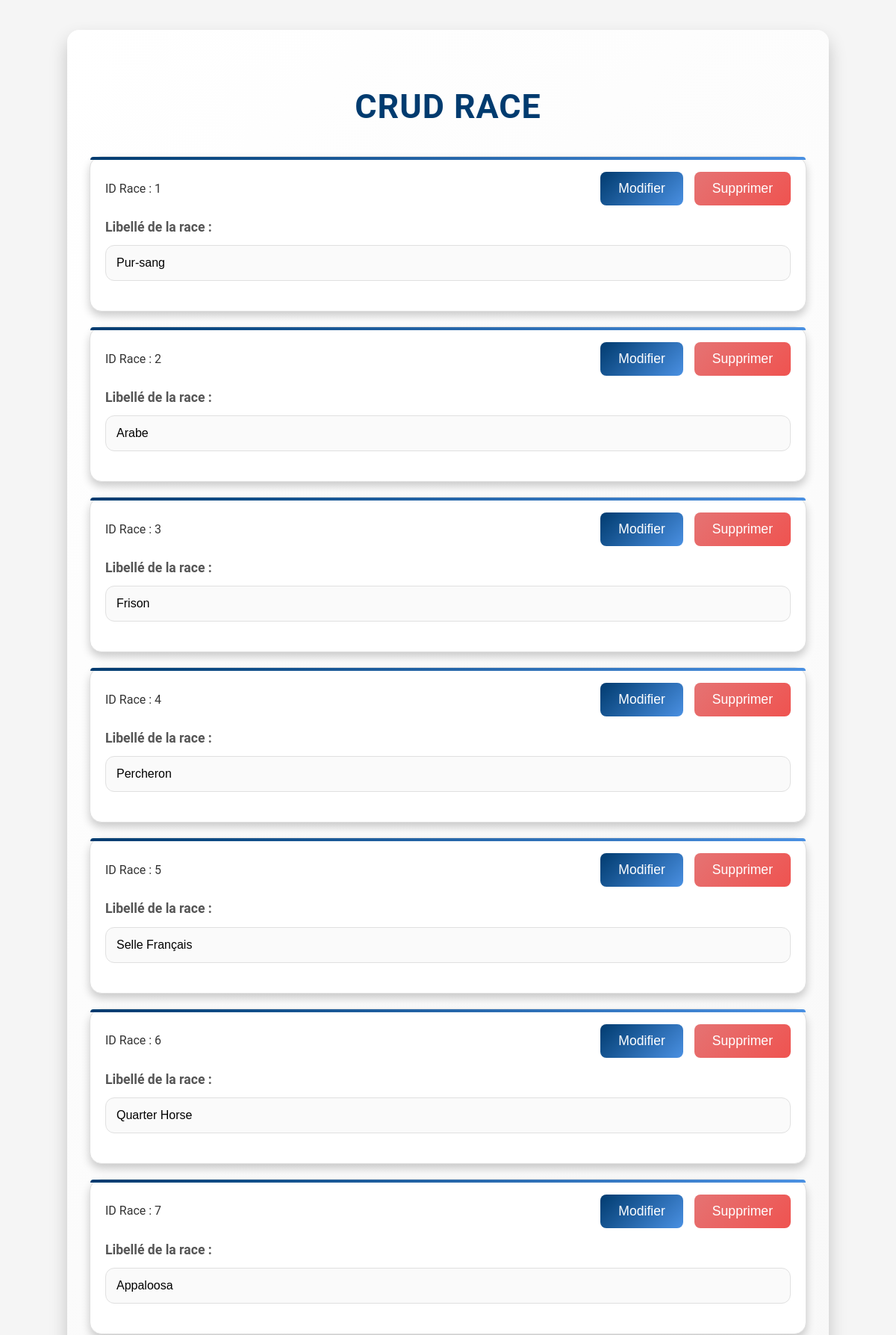
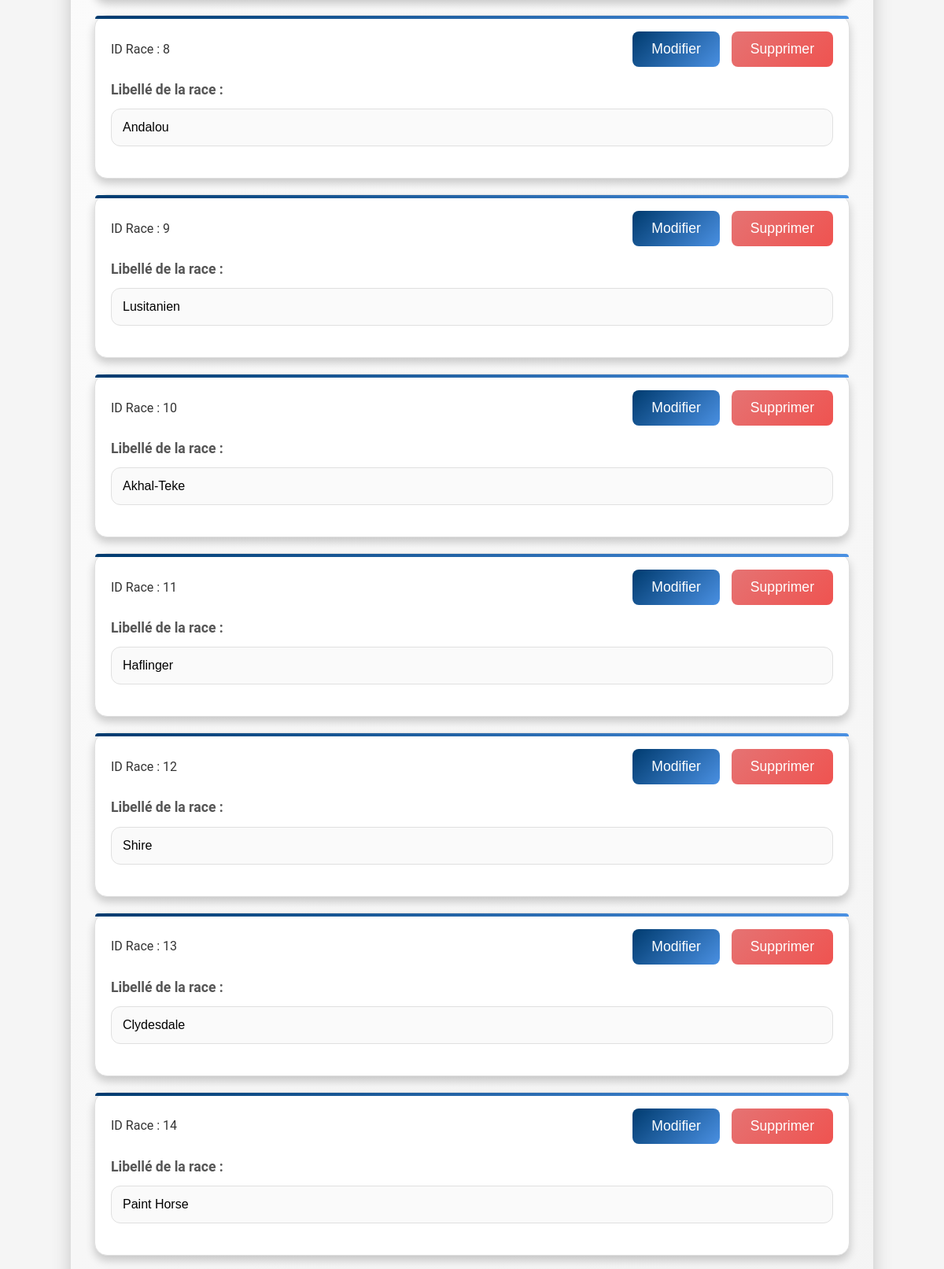
Screenshot of /vue/vue.race.php (upper part) with the database file from the repository (2 pictures, top to bottom).
### tables this page shows
CREATE TABLE `race` (
  `idrace` int(11) NOT NULL,
  `librace` varchar(50) NOT NULL,
  `supprime` tinyint(1) DEFAULT 0
);

### class/class.race.php (called while the page is built, shortened)
<?php
class Race {
    private $idrace;
    private $librace;
    public function __construct($idra = null, $libra = null) {
        $this->idrace = $idra;
        $this->librace = $libra;
    }
    public function getidrace() {
        return $this->idrace;
    }
    public function getlibrace() {
        return $this->librace;
    }
    public function RaceALL(){
        $con = connexionPDO();
        $sql = "SELECT * FROM race;";
        $executesql = $con->prepare($sql);
        $executesql->execute();
        $resultat = $executesql->fetchAll();
        return $resultat;
    }
}
?>

### vue/vue.race.php (the view, shortened to what this page needs)
<?php
include '../class/class.race.php';
$orace = new Race("", "");
$reqrace = $orace->RaceALL();
?>
<!DOCTYPE html>
<html lang="fr">
<head>
    <link rel="stylesheet" href="../css/style.css">
</head>
<body>
<div class="container">
    <h2>CRUD Race</h2>
    <?php
    $i = 0;
    foreach($reqrace as $unreqrace) {
        if ($reqrace [$i]['supprime'] == '0') {
            $unreqrace = new Race($reqrace[$i]["idrace"],$reqrace[$i]["librace"]);
    ?>
        <form name="modifier" action="traitement.race.php" method="POST" class="entry">
            <div class="form-header">
            <span>ID Race : <?php echo $unreqrace->getidrace(); ?></span>
                <div class="form-buttons">
                    <button class="btn-primary" type="submit" name="modifier">Modifier</button>
                    <button class="btn-danger" type="submit" name="supprimer">Supprimer</button>
                </div>
            </div>
            <div class="form-group">
                <label for="librace-<?php echo $i; ?>">Libellé de la race :</label>
                <input type="text" id="librace-<?php echo $i; ?>" name="librace" value="<?php echo $unreqrace->getlibrace(); ?>"required>
            </div>
        </form>
    <?php
        }
        $i++;
    }
    ?>
</div>
</body>
</html>

### css/style.css (style rules this page uses)
:root { --primary-color: #003b6f; --primary-light-color: #4a90e2; --primary-hover-color: #002c4f; --danger-color: #e57373; --danger-hover-color: #ef5350; --background-color: #f5f5f5; --card-background: #ffffff; --border-color: #e0e0e0; --text-color: #333333; --label-color: #555555; --shadow-color: rgba(0, 0, 0, 0.2); }
body { font-family: 'Roboto', Arial, sans-serif; margin: 0; padding: 0; background-color: var(--background-color); color: var(--text-color); line-height: 1.6; }
.container { width: 80%; max-width: 1200px; margin: 40px auto; padding: 30px; background: linear-gradient(135deg, #ffffff, #f1f1f1); border-radius: 16px; box-shadow: 0 12px 24px var(--shadow-color); }
h2 { text-align: center; color: var(--primary-color); margin-bottom: 30px; font-size: 2.8rem; font-weight: 700; text-transform: uppercase; letter-spacing: 1px; }
.entry { border: 1px solid var(--border-color); padding: 20px; margin-bottom: 20px; border-radius: 16px; background-color: var(--card-background); box-shadow: 0 6px 12px var(--shadow-color); position: relative; transition: box-shadow 0.3s ease, transform 0.3s ease; }
.entry::before { content: ''; position: absolute; top: 0; left: 0; width: 100%; height: 4px; background: linear-gradient(90deg, var(--primary-color), var(--primary-light-color)); border-radius: 16px 16px 0 0; z-index: 0; }
.form-group { margin-bottom: 20px; position: relative; }
.form-group label { display: block; margin-bottom: 10px; font-weight: 600; color: var(--label-color); font-size: 1.1rem; transition: color 0.3s ease; }
.form-group input { width: 100%; padding: 14px; border: 1px solid var(--border-color); border-radius: 12px; font-size: 1rem; box-sizing: border-box; background-color: #fafafa; transition: border-color 0.3s ease, box-shadow 0.3s ease; }
.btn-primary, .btn-danger { display: inline-block; padding: 12px 24px; border: none; color: #ffffff; cursor: pointer; border-radius: 8px; font-size: 1.1rem; text-align: center; text-decoration: none; transition: background-color 0.3s ease, transform 0.3s ease, box-shadow 0.3s ease; }
.btn-primary { background: linear-gradient(135deg, #003b6f, #4a90e2); }
.btn-danger { background: linear-gradient(135deg, var(--danger-color), var(--danger-hover-color)); }
.form-header { display: flex; justify-content: space-between; align-items: center; margin-bottom: 15px; }
.form-buttons { display: flex; gap: 15px; }

### rows the page displays
race: idrace "1", librace "Pur-sang"
race: idrace "2", librace "Arabe"
race: idrace "3", librace "Frison"
race: idrace "4", librace "Percheron"
race: idrace "5", librace "Selle Français"
race: idrace "6", librace "Quarter Horse"
race: idrace "7", librace "Appaloosa"
race: idrace "8", librace "Andalou"
race: idrace "9", librace "Lusitanien"
race: idrace "10", librace "Akhal-Teke"
race: idrace "11", librace "Haflinger"
race: idrace "12", librace "Shire"
race: idrace "13", librace "Clydesdale"
race: idrace "14", librace "Paint Horse"
